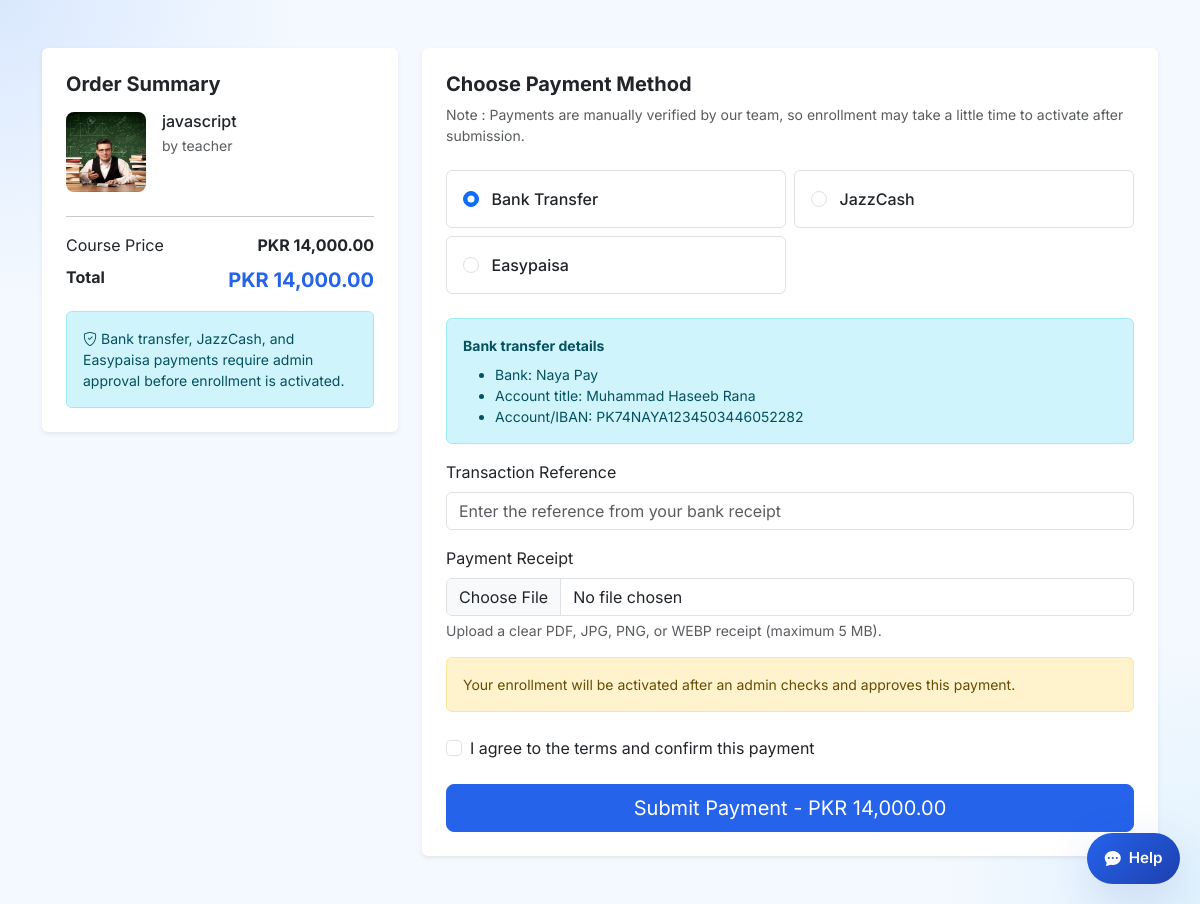
Screenshot of /student/checkout.php?course_id=19 (signed in) with the database file from the repository.
### tables this page shows
CREATE TABLE courses (
  id INT UNSIGNED AUTO_INCREMENT PRIMARY KEY,
  teacher_id INT UNSIGNED NOT NULL,
  category_id INT UNSIGNED NOT NULL,
  title VARCHAR(200) NOT NULL,
  slug VARCHAR(220) NOT NULL,
  description TEXT NOT NULL,
  price DECIMAL(12,6) NOT NULL DEFAULT 0.000000,
  thumb VARCHAR(255) DEFAULT 'assets/images/avatars/placeholder.svg',
  status ENUM('draft','pending','published','rejected') NOT NULL DEFAULT 'pending',
  rating DECIMAL(3,2) NOT NULL DEFAULT 0,
  created_at TIMESTAMP DEFAULT CURRENT_TIMESTAMP,
  updated_at TIMESTAMP DEFAULT CURRENT_TIMESTAMP ON UPDATE CURRENT_TIMESTAMP,
  FOREIGN KEY (teacher_id) REFERENCES users(id) ON DELETE CASCADE,
  FOREIGN KEY (category_id) REFERENCES categories(id),
  INDEX idx_courses_status (status),
  INDEX idx_courses_teacher (teacher_id)
);

CREATE TABLE users (
  id INT UNSIGNED AUTO_INCREMENT PRIMARY KEY,
  name VARCHAR(120) NOT NULL,
  email VARCHAR(190) NOT NULL UNIQUE,
  phone VARCHAR(30) DEFAULT NULL,
  password_hash VARCHAR(255) NOT NULL,
  role ENUM('student','teacher','admin') NOT NULL DEFAULT 'student',
  status ENUM('active','inactive','pending','pending_verification') NOT NULL DEFAULT 'active',
  email_verified_at TIMESTAMP NULL DEFAULT NULL,
  remember_token_hash VARCHAR(255) DEFAULT NULL,
  remember_token_expires DATETIME DEFAULT NULL,
  bio TEXT DEFAULT NULL,
  avatar VARCHAR(255) DEFAULT NULL,
  created_at TIMESTAMP DEFAULT CURRENT_TIMESTAMP,
  updated_at TIMESTAMP DEFAULT CURRENT_TIMESTAMP ON UPDATE CURRENT_TIMESTAMP,
  INDEX idx_users_role (role),
  INDEX idx_users_status (status)
);

### components/database.php (called while the page is built, shortened)
<?php
function db_config(): array
{
    static $config;
    if ($config === null) {
        $config = require __DIR__ . '/db-config.php';
    }
    return $config;
}
function db(): PDO
{
    static $pdo;
    if ($pdo instanceof PDO) {
        return $pdo;
    }
    $c = db_config();
    $dsn = sprintf('mysql:host=%s;port=%s;dbname=%s;charset=%s', $c['host'], $c['port'], $c['name'], $c['charset']);
    $pdo = new PDO($dsn, $c['user'], $c['pass'], [
        PDO::ATTR_ERRMODE => PDO::ERRMODE_EXCEPTION,
        PDO::ATTR_DEFAULT_FETCH_MODE => PDO::FETCH_ASSOC,
        PDO::ATTR_EMULATE_PREPARES => false,
    ]);
    return $pdo;
}
function db_available(): bool
{
    static $available;
    if ($available !== null) {
        return $available;
    }
    try {
        db()->query('SELECT 1 FROM users LIMIT 1');
        $available = true;
    } catch (Throwable) {
        $available = false;
    }
    return $available;
}

### includes/data.php (called while the page is built, shortened)
<?php
require_once __DIR__ . '/../components/database.php';
function map_course_row(array $row): array
{
    $reviewCount = (int) ($row['course_review_count'] ?? 0);
    return [
        'id' => (int) $row['id'],
        'title' => $row['title'],
        'teacher' => $row['teacher_name'] ?? '',
        'teacher_id' => (int) ($row['teacher_id'] ?? 0),
        'teacher_photo' => $row['teacher_photo'] ?? '',
        'teacher_qualification' => $row['teacher_qualification'] ?? '',
        'teacher_subject' => $row['teacher_subject'] ?? '',
        'teacher_rating' => (float) ($row['teacher_rating'] ?? 0),
        'price' => (float) $row['price'],
        'rating' => $reviewCount > 0 ? (float) ($row['course_review_rating'] ?? 0) : 0.0,
        'review_count' => $reviewCount,
        'category' => $row['category_name'] ?? '',
        'category_id' => (int) ($row['category_id'] ?? 0),
        'thumb' => $row['thumb'] ?: 'assets/images/avatars/placeholder.svg',
        'students' => (int) ($row['student_count'] ?? 0),
        'desc' => $row['description'] ?? '',
        'status' => $row['status'] ?? 'published',
        'submitted' => isset($row['created_at']) ? date('Y-m-d', strtotime($row['created_at'])) : '',
        'enrollments' => (int) ($row['student_count'] ?? 0),
    ];
}
function courses_base_sql(string $where = '1=1'): string
{
    return "SELECT c.*, u.name AS teacher_name, u.avatar AS teacher_photo,
            tp.qualification AS teacher_qualification, tp.subject AS teacher_subject,
            tp.rating AS teacher_rating, cat.name AS category_name,
            (SELECT COUNT(*) FROM course_reviews cr WHERE cr.course_id = c.id) AS course_review_count,
            (SELECT AVG(cr.course_rating) FROM course_reviews cr WHERE cr.course_id = c.id) AS course_review_rating,
            (SELECT COUNT(*) FROM enrollments e WHERE e.course_id = c.id) AS student_count
            FROM courses c
            JOIN users u ON u.id = c.teacher_id
            LEFT JOIN teacher_profiles tp ON tp.user_id = u.id
            JOIN categories cat ON cat.id = c.category_id
            WHERE $where";
}
function getCourseById(int $id): ?array
{
    if (!db_available()) {
        foreach (fallbackCourses() as $c) {
            if ($c['id'] === $id) {
                return $c;
            }
        }
        return null;
    }
    $stmt = db()->prepare(courses_base_sql('c.id = ?'));
    $stmt->execute([$id]);
    $row = $stmt->fetch();
    return $row ? map_course_row($row) : null;
}

### components/config.php (called while the page is built, shortened)
<?php
require_once __DIR__ . '/database.php';
require_once __DIR__ . '/payment-config.php';
require_once __DIR__ . '/../includes/data.php';
function url(string $path = ''): string
{
    return rtrim(BASE_URL, '/') . '/' . ltrim($path, '/');
}
function media_url(?string $path, string $fallback = 'assets/images/avatars/placeholder.svg'): string
{
    $path = trim((string) $path);
    $fallback = trim($fallback);
    $projectRoot = dirname(__DIR__) . DIRECTORY_SEPARATOR;
    $resolveExistingPath = function (string $candidate) use ($projectRoot): ?string {
        if ($candidate === '') {
            return null;
        }
        if (preg_match('#^https?://#i', $candidate)) {
            return $candidate;
        }
        if (str_starts_with($candidate, BASE_URL . '/')) {
            return $candidate;
        }
        if (str_starts_with($candidate, '/')) {
            $candidate = ltrim($candidate, '/');
        }
        $relativePath = ltrim($candidate, '/');
        $fullPath = $projectRoot . str_replace('/', DIRECTORY_SEPARATOR, $relativePath);
        if ($relativePath !== '' && file_exists($fullPath)) {
            return url($relativePath);
        }
        return null;
    };
    if ($path !== '') {
        $resolvedPath = $resolveExistingPath($path);
        if ($resolvedPath !== null) {
            return $resolvedPath;
        }
    }
    return url($fallback !== '' ? $fallback : 'assets/images/avatars/placeholder.svg');
}

### components/payment-config.php (called while the page is built, shortened)
<?php
function payment_env(string $name, string $default = ''): string
{
    $value = getenv($name);
    $envFile = dirname(__DIR__) . DIRECTORY_SEPARATOR . '.env';
    if (!is_readable($envFile)) {
        return $default;
    }
    static $values;
    return trim((string) ($values[$name] ?? $default));
}
function manual_payment_details(string $method): array
{
    return match (strtolower($method)) {
        'bank_transfer' => [
            'title' => 'Bank transfer details',
            'lines' => [
                'Bank: ' . payment_env('DTD_BANK_NAME', 'Naya Pay'),
                'Account title: ' . payment_env('DTD_BANK_ACCOUNT_TITLE', 'Muhammad Haseeb Rana'),
                'Account/IBAN: ' . payment_env('DTD_BANK_ACCOUNT_NUMBER', 'PK74NAYA1234503446052282'),
            ],
        ],
        'jazzcash' => [
            'title' => 'JazzCash account details',
            'lines' => ['Account name: ' . payment_env('DTD_JAZZCASH_NAME', 'Muhammad Haseeb Rana'), 'Mobile number: ' . payment_env('DTD_JAZZCASH_NUMBER', '03446052282')],
        ],
        'easypaisa' => [
            'title' => 'Easypaisa account details',
            'lines' => ['Account name: ' . payment_env('DTD_EASYPAISA_NAME', 'Zeeshan Aslam'), 'Mobile number: ' . payment_env('DTD_EASYPAISA_NUMBER', '03101769230')],
        ],
        default => ['title' => '', 'lines' => []],
    };
}
function format_course_price(float $amount, int $decimals = 2): string
{
    return 'PKR ' . number_format(round($amount * PAYMENT_USD_TO_PKR_RATE), $decimals);
}

### student/checkout.php (the view, shortened to what this page needs)
<?php
require_once __DIR__ . '/../components/config.php';
require_once __DIR__ . '/../components/payment-config.php';
$courseId = (int) ($_GET['course_id'] ?? 0);
$course = getCourseById($courseId);
require_once __DIR__ . '/../components/head.php';
?>
<main class="min-vh-100 py-5">
  <div class="container">
    <div class="row g-4">
      <div class="col-lg-4">
        <div class="card border-0 shadow-sm sticky-top" style="top:20px">
          <div class="card-body p-4">
            <h5 class="fw-bold mb-3">Order Summary</h5>
            <div class="d-flex gap-3 mb-4">
              <img src="<?= media_url($course['thumb'], 'assets/images/avatars/placeholder.svg') ?>" alt="" style="width:80px;height:80px;object-fit:cover;border-radius:8px">
              <div>
                <h6 class="mb-1"><?= htmlspecialchars($course['title']) ?></h6>
                <p class="small text-muted mb-0">by <?= htmlspecialchars($course['teacher']) ?></p>
              </div>
            </div>
            <hr>
            <div class="d-flex justify-content-between mb-2"><span>Course Price</span><strong><?= format_course_price((float) $course['price']) ?></strong></div>
            <div class="d-flex justify-content-between mb-3"><span class="fw-bold">Total</span><strong class="fs-5 text-primary"><?= format_course_price((float) $course['price']) ?></strong></div>
            <div class="alert alert-info small mb-0"><i class="bi bi-shield-check me-1"></i>Bank transfer, JazzCash, and Easypaisa payments require admin approval before enrollment is activated.</div>
          </div>
        </div>
      </div>
      <div class="col-lg-8">
        <div class="card border-0 shadow-sm">
          <div class="card-body p-4">
            <h5 class="fw-bold mb-2">Choose Payment Method</h5>
            <p class="text-muted small mb-4">Note : Payments are manually verified by our team, so enrollment may take a little time to activate after submission.</p>
            <form id="payment-form" enctype="multipart/form-data">
              <div class="row g-2 mb-4">
                <?php foreach (['bank_transfer', 'jazzcash', 'easypaisa'] as $key): ?>
                <?php $label = PAYMENT_METHODS[$key]; ?>
                <div class="col-md-6">
                  <label class="payment-method-option d-block border rounded p-3 h-100">
                    <input type="radio" name="payment_method" value="<?= $key ?>" class="form-check-input me-2" <?= $key === 'bank_transfer' ? 'checked' : '' ?>>
                    <span class="fw-medium"><?= htmlspecialchars(str_replace(' (demo payment)', '', $label)) ?></span>
                  </label>
                </div>
                <?php endforeach; ?>
              </div>
              <div id="fields-bank" class="payment-fields d-none">
                <?php $bankDetails = manual_payment_details('bank_transfer'); ?>
                <div class="alert alert-info small mb-3">
                  <strong><?= htmlspecialchars($bankDetails['title']) ?></strong>
                  <ul class="mb-0 mt-2">
                    <?php foreach ($bankDetails['lines'] as $line): ?><li><?= htmlspecialchars($line) ?></li><?php endforeach; ?>
                  </ul>
                </div>
                <div class="mb-3">
                  <label class="form-label">Transaction Reference</label>
                  <input type="text" class="form-control" name="transaction_ref" placeholder="Enter the reference from your bank receipt">
                </div>
              </div>
              <div id="fields-manual-receipt" class="payment-fields d-none">
                <div class="mb-3">
                  <label class="form-label" for="paymentReceipt">Payment Receipt</label>
                  <input type="file" class="form-control" id="paymentReceipt" name="receipt" accept="application/pdf,image/jpeg,image/png,image/webp">
                  <div class="form-text">Upload a clear PDF, JPG, PNG, or WEBP receipt (maximum 5 MB).</div>
                </div>
                <div class="alert alert-warning small mb-0">Your enrollment will be activated after an admin checks and approves this payment.</div>
              </div>
              <div class="form-check mt-4 mb-4">
                <input class="form-check-input" type="checkbox" id="terms" required>
                <label class="form-check-label" for="terms">I agree to the terms and confirm this payment</label>
              </div>
              <button type="submit" class="btn btn-primary btn-lg w-100" id="submit-btn">
                <span id="btn-text">Submit Payment - <?= format_course_price((float) $course['price']) ?></span>
              </button>
            </form>
          </div>
        </div>
      </div>
    </div>
  </div>
</main>
<?php
require_once __DIR__ . '/../components/modals.php';
require_once __DIR__ . '/../components/dashboard-footer-scripts.php';

### assets/css/variables.css (style rules this page uses)
:root { --primary: #2563EB; --primary-dark: #1E40AF; --secondary-bg: #F8FAFC; --border: #E2E8F0; --accent: #F59E0B; --text: #0F172A; --text-muted: #64748B; --success: #10B981; --danger: #EF4444; --radius: 12px; --radius-lg: 16px; --shadow: 0 4px 24px rgba(37, 99, 235, 0.08); --shadow-hover: 0 16px 48px rgba(30, 64, 175, 0.15); --transition: 0.25s cubic-bezier(0.4, 0, 0.2, 1); --font: 'Inter', system-ui, -apple-system, sans-serif; }

### assets/css/main.css (style rules this page uses)
*, *::before, *::after { box-sizing: border-box; }
body { font-family: var(--font); color: var(--text); background: #fff; display: flex; flex-direction: column; min-height: 100vh; }
main { flex: 1; }
.text-primary { color: var(--primary) !important; }
.btn-primary { background: var(--primary); border-color: var(--primary); }
body { background: radial-gradient(circle at top left, rgba(59,130,246,.14), transparent 20%), radial-gradient(circle at bottom right, rgba(14,165,233,.08), transparent 18%), #f4f9ff; }

### rows the page displays
courses: thumb (picture), title "javascript", teacher.name "teacher", price "PKR 14,000.00"

### other values shown
str_replace(' (demo payment)', '', $label) "Bank Transfer"
str_replace(' (demo payment)', '', $label) "JazzCash"
str_replace(' (demo payment)', '', $label) "Easypaisa"
$bankDetails['title'] "Bank transfer details"
$line "Bank: Naya Pay"
$line "Account title: Muhammad Haseeb Rana"
$line "Account/IBAN: PK74NAYA1234503446052282"
